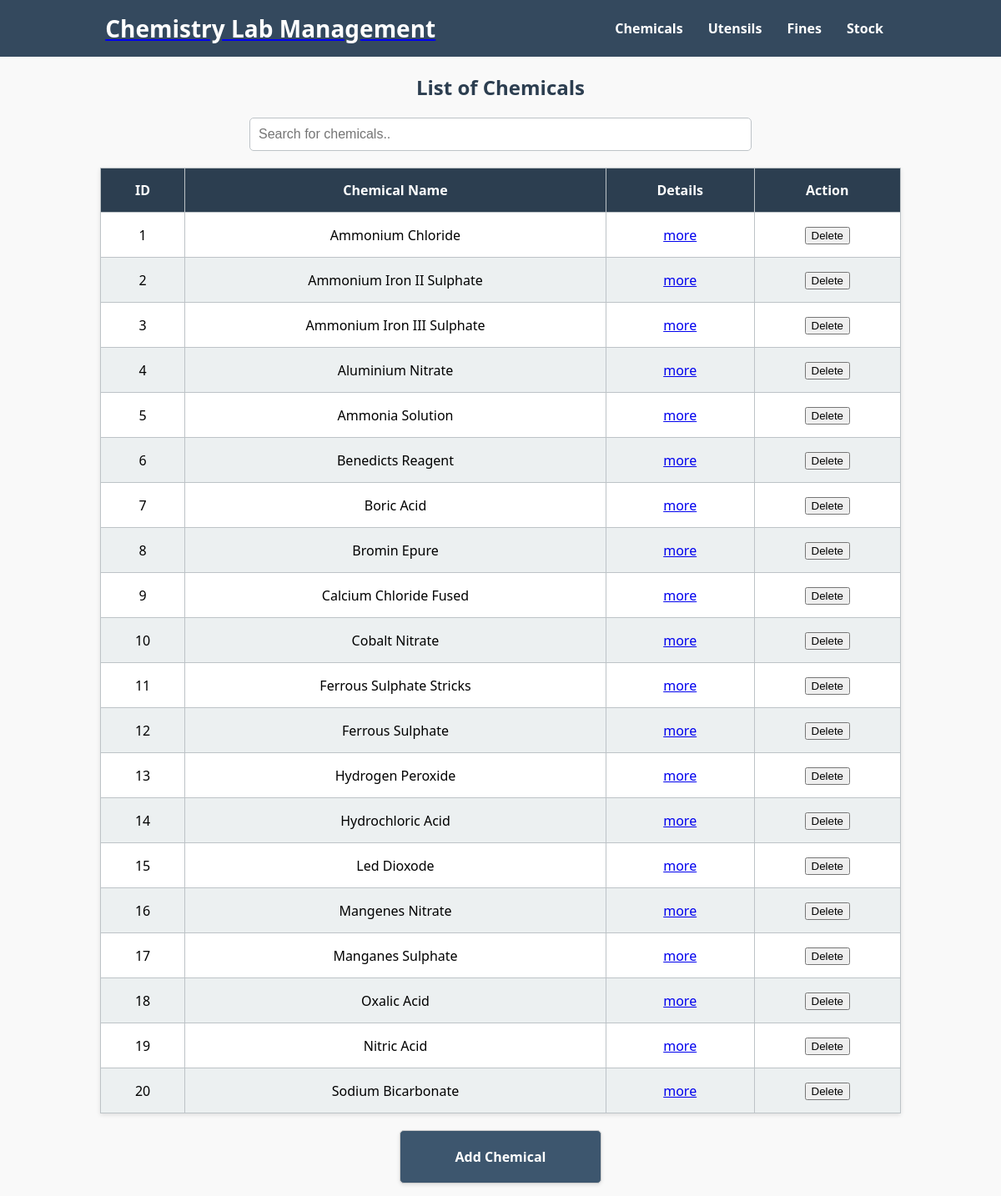
The app's page /display (signed in) with its own data.
### chemicals/models.py (models this page shows, shortened)
class Chemicals(models.Model):
    chemical_name = models.CharField(max_length=200)

### chemicals/views.py (the view)
# urls.py: path("display",views.display_chemicals,name='display'),
@login_required()
def display_chemicals(request):
    chemicals = Chemicals.objects.all()
    return render(request, 'chemicals/display.html', {'chemicals': chemicals})

### chemicals/templates/chemicals/display.html (shortened to what this page needs)
{% extends 'base.html' %}
{% block content %}
<h2>List of Chemicals</h2>
<div class="search-container">
    <input type="text" id="searchInput" onkeyup="searchTable()" placeholder="Search for chemicals..">
</div>
<table id="chemicalsTable">
    <thead>
        <tr>
            <th>ID</th>
            <th>Chemical Name</th>
            <th>Details</th>
            <th>Action</th>
        </tr>
    </thead>
    <tbody>
        {% for chemical in chemicals %}
        <tr>
            <td>{{ forloop.counter }}</td>
            <td>{{ chemical.chemical_name }}</td>
            <td><a href="{% url 'purchased_details' chemical.id %}">more</a></td>
            <td>
                <form action="{% url 'delete_chemical' chemical.id %}" method="post" onsubmit="return confirm('Are you sure you want to delete this chemical?');">
                    <button type="submit">Delete</button>
                </form>
            </td>
        </tr>
        {% endfor %}
    </tbody>
</table>
<div class="box">
    <a href="{% url 'add' %}" style="color: white;">Add Chemical</a>
</div>
{% endblock %}

### chemicals/templates/base.html (shortened to what this page needs)
<!DOCTYPE html>
<html lang="en">
<head>
</head>
<body>
    <header>
        <nav>
            <a href="{% url 'home' %}"><h1>Chemistry Lab Management</h1></a>
            <ul>
                <li><a href="{% url 'display' %}">Chemicals</a></li>
                <li><a href="{% url 'utendisplay' %}">Utensils</a></li>
                <li><a href="{% url 'finedisplay' %}">Fines</a></li>
                <li><a href="{% url 'stock' %}">Stock</a></li>
            </ul>
        </nav>
    </header>
    <main>
        {% block content %}
        {% endblock %}
    </main>
</body>
</html>

### records on screen
Chemicals: chemical_name "Ammonium Chloride"
Chemicals: chemical_name "Ammonium Iron II Sulphate"
Chemicals: chemical_name "Ammonium Iron III Sulphate"
Chemicals: chemical_name "Aluminium Nitrate"
Chemicals: chemical_name "Ammonia Solution"
Chemicals: chemical_name "Benedicts Reagent"
Chemicals: chemical_name "Boric Acid"
Chemicals: chemical_name "Bromin Epure"
Chemicals: chemical_name "Calcium Chloride Fused"
Chemicals: chemical_name "Cobalt Nitrate"
Chemicals: chemical_name "Ferrous Sulphate Stricks"
Chemicals: chemical_name "Ferrous Sulphate"
Chemicals: chemical_name "Hydrogen Peroxide"
Chemicals: chemical_name "Hydrochloric Acid"
Chemicals: chemical_name "Led Dioxode"
Chemicals: chemical_name "Mangenes Nitrate"
Chemicals: chemical_name "Manganes Sulphate"
Chemicals: chemical_name "Oxalic Acid"
Chemicals: chemical_name "Nitric Acid"
Chemicals: chemical_name "Sodium Bicarbonate"
